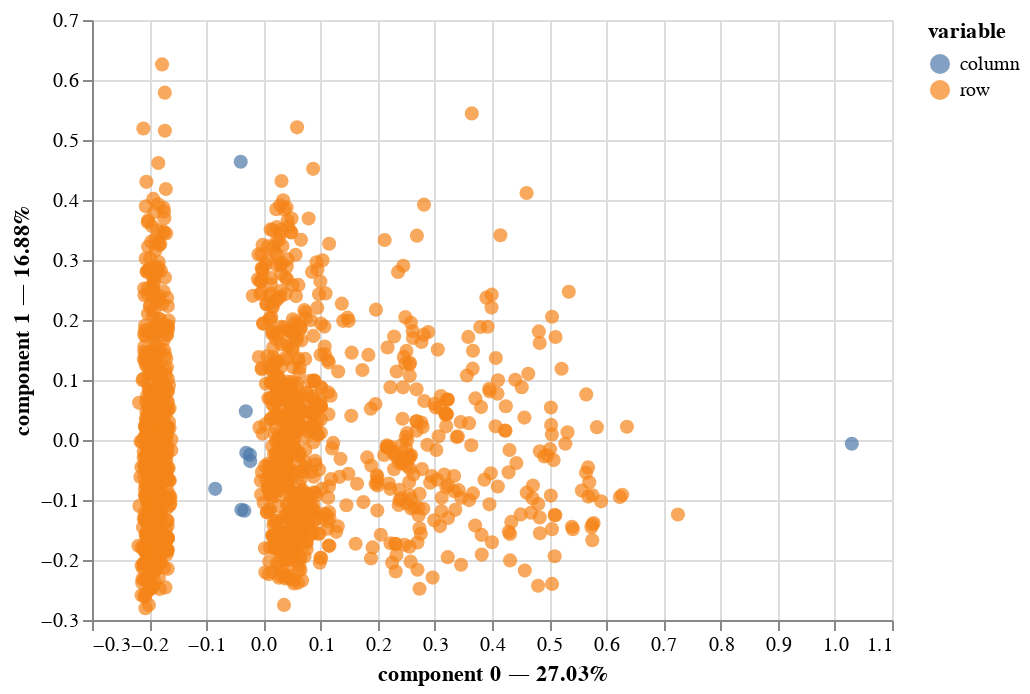

Notebook cell for this chart:
### Code cell
mca.plot(
    df_ord,
    x_component=0,
    y_component=1
)

### Figure 1 — Vega-Lite specification as saved in the notebook (floating-point values rounded to 4 significant figures; data arrays with more than 128 entries replaced by an {"elided": "..."} marker saying what was removed)
{"config": {"view": {"continuousWidth": 400, "continuousHeight": 300}}, "data": {"name": "data-8bc31195b0d00efeded62952461d9916"}, "mark": {"type": "circle", "size": 50}, "encoding": {"color": {"field": "variable", "type": "nominal"}, "tooltip": [{"field": "variable", "type": "nominal"}, {"field": "value", "type": "nominal"}, {"field": "component 0", "type": "quantitative"}, {"field": "component 1", "type": "quantitative"}], "x": {"axis": {"title": "component 0 — 27.03%"}, "field": "component 0", "scale": {"zero": false}, "type": "quantitative"}, "y": {"axis": {"title": "component 1 — 16.88%"}, "field": "component 1", "scale": {"zero": false}, "type": "quantitative"}}, "selection": {"selector001": {"type": "interval", "bind": "scales", "encodings": ["x", "y"]}}, "$schema": "https://vega.github.io/schema/vega-lite/v4.17.0.json", "datasets": {"data-8bc31195b0d00efeded62952461d9916": {"elided": "1479 records"}}}
